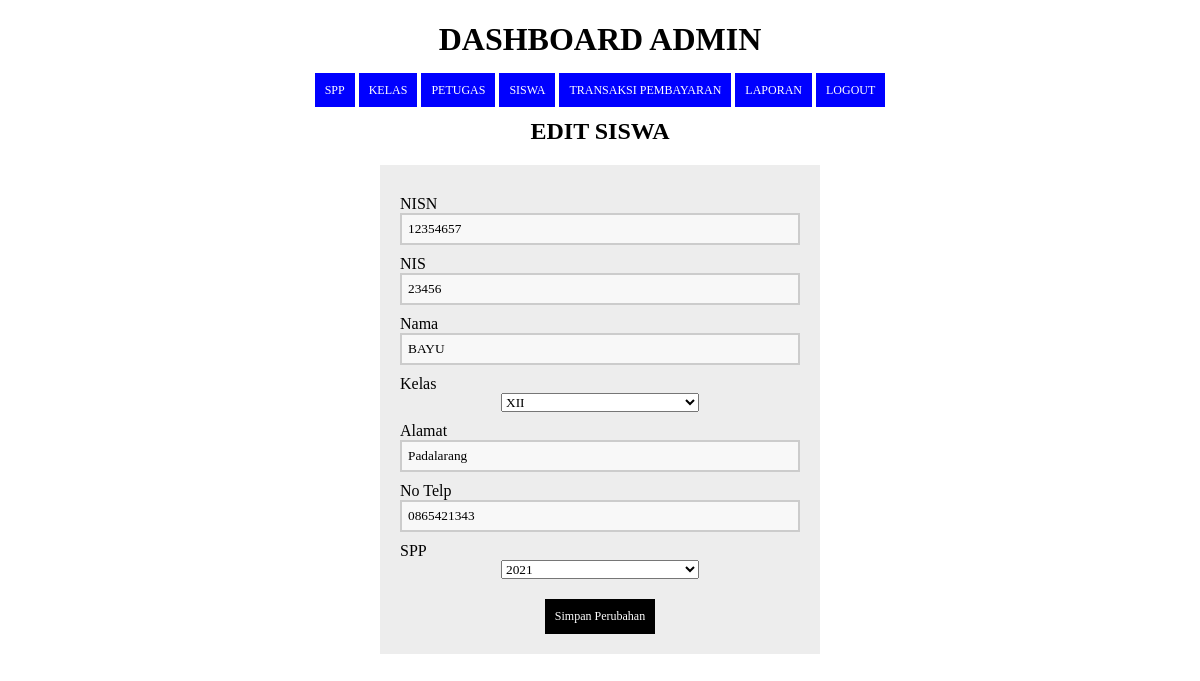
Page /edit_siswa.php?id=12354657 (signed in) on the committed database.
### tables this page shows
CREATE TABLE `siswa` (
  `nisn` char(10) NOT NULL,
  `nis` char(10) NOT NULL,
  `nama` varchar(35) NOT NULL,
  `id_kelas` int(11) NOT NULL,
  `alamat` text NOT NULL,
  `no_telp` varchar(13) NOT NULL,
  `id_spp` int(11) NOT NULL
);

### edit_siswa.php (the view, shortened to what this page needs)
<?php
include 'koneksi.php';
  if (isset($_GET['id'])) {
    $id = ($_GET["id"]);
    $query = "SELECT * FROM siswa,kelas,spp WHERE siswa.nisn='$id' AND siswa.id_kelas=kelas.id_kelas AND siswa.id_spp=spp.id_spp";
    $result = mysqli_query($koneksi, $query);
    $data = mysqli_fetch_assoc($result);
  } else {
    echo "<script>alert('Masukkan data id.');window.location='siswa.php';</script>";
  }
  ?>
<!DOCTYPE html>
<html>
  <head>
  </head>
<body>
  <?php
  include ('header.php');
?>
      <center>
        <h2>Edit Siswa</h2>
      <center>
      <form method="POST" action="proses_editsiswa.php" enctype="multipart/form-data" >
      <section class="base">
        <div>
         <label>NISN</label>
        <input name="nisn" readonly value="<?php echo $data['nisn']; ?>" required=""/>
        </div>
        <div>
           <label>NIS</label>
        <input name="nis" readonly value="<?php echo $data['nis']; ?>" required=""/>
        </div>
        <div>
           <label>Nama</label>
        <input name="nis" value="<?php echo $data['nama']; ?>"/>
        </div>
       <div>
         <label>Kelas</label>
          <select name="id_kelas">
            <?php
                $idkelasygdipilih=$data['id_kelas'];
                $query = "SELECT * FROM kelas ORDER BY nama_kelas ASC";
                $result = mysqli_query($koneksi, $query);
                while($row = mysqli_fetch_assoc($result))
                {
                ?>
           <option value="<?php echo $row['id_kelas']; ?>" <?php if($row['id_kelas']=="$idkelasygdipilih"){?> selected="selected" <?php } ?>><?php echo $row['nama_kelas']; ?></option>
           <?php
                }
                ?>
           </select>
      </div>
        <div>
           <label>Alamat</label>
        <input name="alamat" value="<?php echo $data['alamat']; ?>"/>
      </div>
        <div>
           <label>No Telp</label>
        <input name="no_telp" value="<?php echo $data['no_telp']; ?>"/>
      </div>
        <div>
         <label>SPP</label>
          <select name="id_spp">
            <?php
             $idsppygdipilih=$data['id_spp'];
                $query = "SELECT * FROM spp ORDER BY nominal ASC";
                $result = mysqli_query($koneksi, $query);
                while($row = mysqli_fetch_assoc($result))
                {
                ?>
            <option value="<?php echo $row['id_spp']; ?>" <?php if($row['id_spp']=="$idsppygdipilih"){?> selected="selected" <?php } ?>><?php echo $row['tahun']; ?></option>
           <?php
                }
                ?>
           </select>
      </div>
        <div>
         <button type="submit">Simpan Perubahan</button>
        </div>
        </section>
      </form>
</body>
</html>

### edit_siswa.php (style rules this page uses)
* { font-family: "Trebuchet MS"; }
h2 { text-transform: uppercase; color: black; }
button { background-color: black; color: #fff; padding: 10px; text-decoration: none; font-size: 12px; border: 0px; margin-top: 20px; }
label { margin-top: 10px; float: left; text-align: left; width: 100%; }
input { padding: 6px; width: 100%; box-sizing: border-box; background: #f8f8f8; border: 2px solid #ccc; outline-color: grey; }
div { width: 100%; height: auto; }
.base { width: 400px; height: auto; padding: 20px; margin-left: auto; margin-right: auto; background: #ededed; }

### header.php (style rules this page uses)
* { font-family: "fantasy"; }

### rows in the picture
siswa: nisn "12354657", nis "23456", nis "BAYU", alamat "Padalarang", no_telp "0865421343"

### other values in the picture
form field id_kelas "XII"
form field id_spp "2021"
